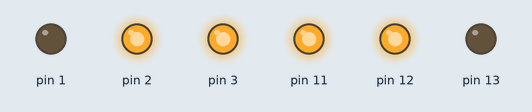
Bench run of a sketch on a simulated Arduino Uno, built with avr-gcc and run on an emulated ATmega328P. On the bench: output pins drawn as LEDs (lit = HIGH).

Above: at 3.5 s.
At 8.5 s:
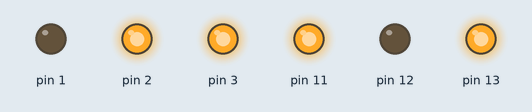
At 18.5 s:
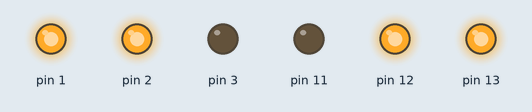
At 23.5 s:
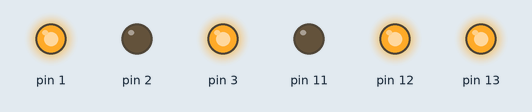
At 28.5 s:
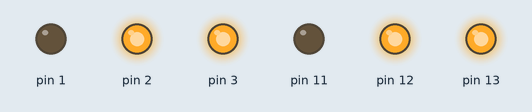
Timing chart, 0 to 40.0 s (numbered marks = the images above):
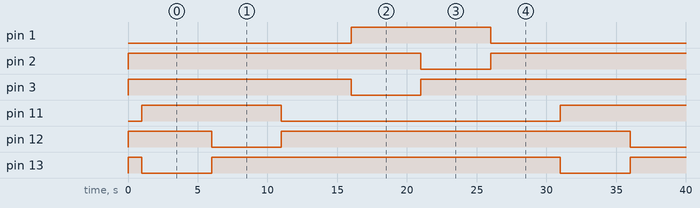

The sketch:

feu_2.ino
```cpp
int rouge=0;
int jaune=1;
int vert=2;
int feu1=1;
int feu2=11;

void setup() {
  // Toutes les sortie en output, feux eteints:
  initFeu(feu1);
  initFeu(feu2);
  allume(feu1,rouge);
  allume(feu2,rouge);
  delay(1000);
}

void initFeu(int feu) {
  for (int i=0;i<3;i++) {
    pinMode(feu+i,OUTPUT);
  }
}

void allume(int feu,int couleur) {
   for (int i=0;i<3;i++) {
 //    if (i==couleur) digitalWrite(feu+i,LOW);
  //   else digitalWrite(feu+i,HIGH);
     digitalWrite(feu+i,i==couleur?LOW:HIGH);
   }
}

void loop() {
  // put your main code here, to run repeatedly:
  allume(feu2,vert);
  delay(5000);
  allume(feu2,jaune);
  delay(5000);
  allume(feu2,rouge);
  delay(5000);
  allume(feu1,vert);
  delay(5000);
  allume(feu1,jaune);
  delay(5000);
  allume(feu1,rouge);
  delay(5000);
}
```

Measured:
- by itself, pin 1, pin 11: alternates HIGH for 10.0 s and LOW for 20.0 s
- by itself, pin 2, pin 3, pin 12, pin 13: alternates HIGH for 25.0 s and LOW for 5.0 s
- by itself, everything shown: repeats every 30.0 s, in 6 steps
